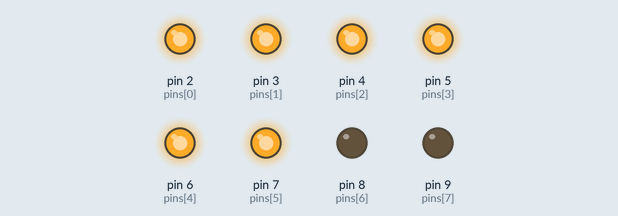
Recording of a sketch running on a simulated Arduino Uno, built with avr-gcc and run on an emulated ATmega328P. Parts: output pins drawn as LEDs (lit = HIGH).

Above: at 0.12 s.
At 0.62 s:
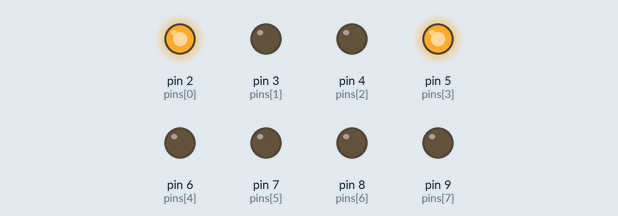
At 1.62 s:
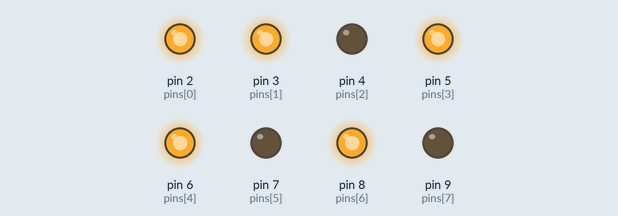
At 3.12 s:
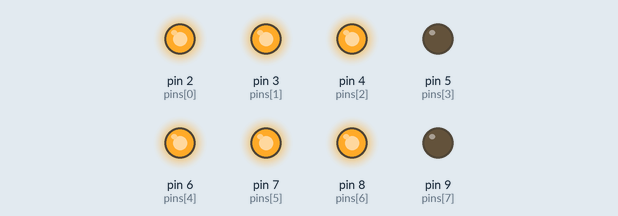
At 4.62 s:
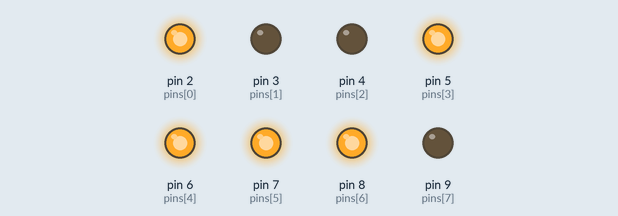
At 6.37 s:
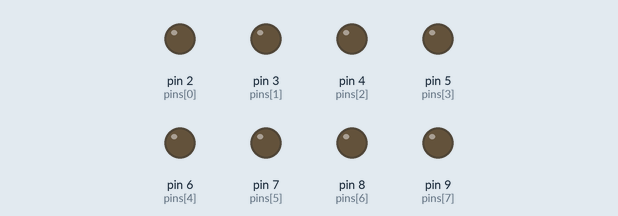
Timing chart, 0 to 6.7 s (numbered marks = the images above):
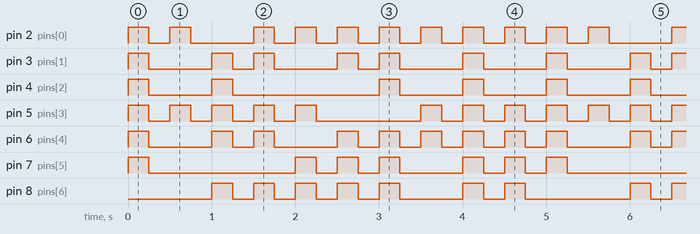

The sketch:

SevenSegmentCount.ino
```cpp
// Seven Segment Counter
// PIN IDX PIN NUMBER
// /---46---\
// |        |
// 57       35
// |        |
//  ---68---
// |        |
// 24       02
// |        |
// \---13---/    .79


int pins[] = {
  2,3,4, 5,6,7, 8,9
};

int ZERO_PIN_IDXS[] = {
  0, 1, 2, 5, 4, 3,
};
int ZERO_PIN_COUNT = 6;

int ONE_PIN_IDXS[] = {
  0, 3
};
int ONE_PIN_COUNT = 2;

int TWO_PIN_IDXS[] = {
 1, 2, 3, 4, 6
};
int TWO_PIN_COUNT = 5;

int THREE_PIN_IDXS[] = {
  4, 3, 6, 0, 1
};
int THREE_PIN_COUNT = 5;

int FOUR_PIN_IDXS[] = {
  5, 6, 3, 0,
};
int FOUR_PIN_COUNT = 4;

int FIVE_PIN_IDXS[] = {
  4, 5, 6, 0, 1
};
int FIVE_PIN_COUNT = 5;

int SIX_PIN_IDXS[] = {
  4, 5, 6, 0, 1, 2
};
int SIX_PIN_COUNT = 6;

int SEVEN_PIN_IDXS[] = {
  4, 3, 0
};
int SEVEN_PIN_COUNT = 3;

int EIGHT_PIN_IDXS[] = {
  0, 1, 2, 3, 4, 5, 6
};
int EIGHT_PIN_COUNT = 7;

int NINE_PIN_IDXS[] = {
  0, 3, 4, 5, 6,
};
int NINE_PIN_COUNT = 5;

int pinCount = 8;

void flashPin(int pinNumber) {
  // Serial.print(pinNumber);
  digitalWrite(pinNumber, HIGH);
  delay(250);
  digitalWrite(pinNumber, LOW);
  delay(250);
};

void flashSegment (int segmentIdx) {
  int segmentPinNumber = pins[segmentIdx];
  flashPin(segmentPinNumber);
};

void flashSegments (int segmentIdxs[], int segmentCount) {
  for(int i = 0; i < segmentCount; i++) {
    int segmentPinNumber = pins[segmentIdxs[i]];
    digitalWrite(segmentPinNumber, HIGH);
  };
  delay(250);
  for(int i = 0; i < segmentCount; i++) {
    int segmentPinNumber = pins[segmentIdxs[i]];
    digitalWrite(segmentPinNumber, LOW);
  };
  delay(250);
}

void setup() {
  for(int i = 0; i < pinCount; i++) {
    pinMode(pins[i], OUTPUT);
  };
};

// the loop function runs over and over again forever
void loop() {
  flashSegments(ZERO_PIN_IDXS, ZERO_PIN_COUNT);
  flashSegments(ONE_PIN_IDXS, ONE_PIN_COUNT);
  flashSegments(TWO_PIN_IDXS, TWO_PIN_COUNT);
  flashSegments(THREE_PIN_IDXS, THREE_PIN_COUNT);
  flashSegments(FOUR_PIN_IDXS, FOUR_PIN_COUNT);
  flashSegments(FIVE_PIN_IDXS, FIVE_PIN_COUNT);
  flashSegments(SIX_PIN_IDXS, SIX_PIN_COUNT);
  flashSegments(SEVEN_PIN_IDXS, SEVEN_PIN_COUNT);
  flashSegments(EIGHT_PIN_IDXS, EIGHT_PIN_COUNT);
  flashSegments(NINE_PIN_IDXS, NINE_PIN_COUNT);
};
```

Measured:
- by itself, pin 2 (pins[0]): repeats every 5.0 s: LOW 0.25 s, HIGH 0.25 s, LOW 0.75 s, 7 × (HIGH 0.25 s, LOW 0.25 s), HIGH 0.25 s
- by itself, pin 4 (pins[2]): repeats every 5.0 s: LOW 0.75 s, HIGH 0.25 s, LOW 1.8 s, 2 × (HIGH 0.25 s, LOW 0.75 s), HIGH 0.25 s
- by itself, pin 5 (pins[3]): repeats every 5.0 s: 4 × (LOW 0.25 s, HIGH 0.25 s), LOW 1.3 s, 3 × (HIGH 0.25 s, LOW 0.25 s), HIGH 0.25 s
- by itself, pin 8 (pins[6]): repeats every 5.0 s: 4 × (LOW 0.25 s, HIGH 0.25 s), LOW 0.75 s, HIGH 0.25 s, LOW 0.25 s, HIGH 0.25 s, LOW 1.3 s, HIGH 0.25 s
- by itself, pin 6 (pins[4]): repeats every 5.0 s: LOW 0.75 s, HIGH 0.25 s, LOW 0.25 s, HIGH 0.25 s, LOW 0.75 s, 5 × (HIGH 0.25 s, LOW 0.25 s), HIGH 0.25 s
